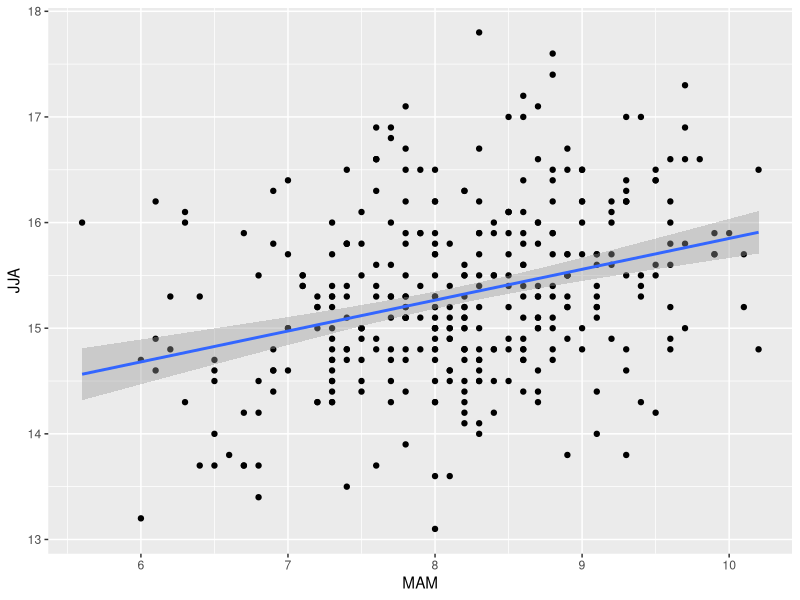
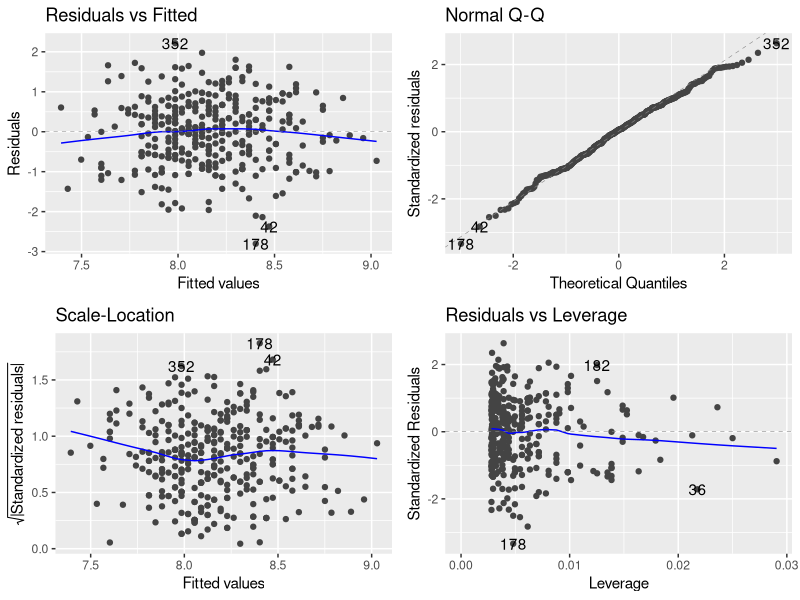

R code for these plots, in order:
library(tidyverse)
library(ggfortify)

#read in csv file of seasonal temperatures
temperature <- read.csv("Temperature_Phenology_Analysis/Data/seasonal.HADCET.mean.temps.csv", header = TRUE)

#check first six lines of datafream
head(temperature)

#create scatter graph of spring temperatures (MAM) vs summer temperatures (JJA) with line of best fit with 95% ci intervals
temperature_scatter <- ggplot(temperature, aes(x = MAM, y = JJA)) + 
  geom_point() + 
  geom_smooth(method = lm)

#plot scatter graph
temperature_scatter

#fit a lm to the data
model1 <- lm(MAM ~ JJA, data = temperature)

#test assumptions of linear model
autoplot(model1)

#check for overall significance of main interaction
anova(model1)
#check significance of coeficients
summary(model1)
